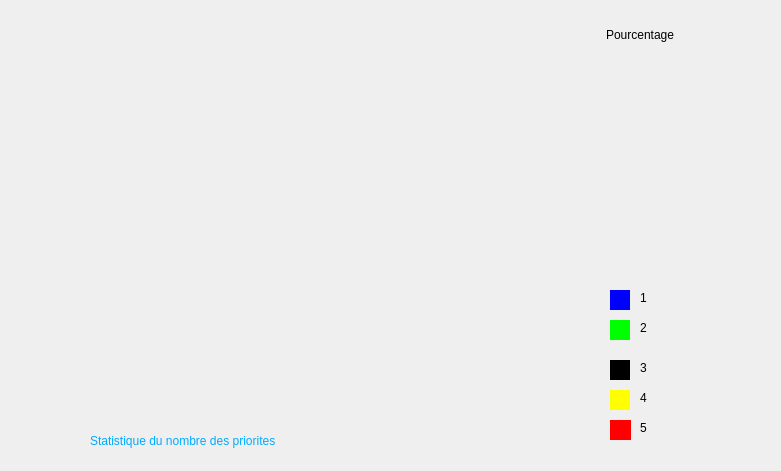
<?xml version="1.0" encoding="UTF-8"?>
<ui version="4.0">
 <class>statistique</class>
 <widget class="QDialog" name="statistique">
  <property name="geometry">
   <rect>
    <x>0</x>
    <y>0</y>
    <width>781</width>
    <height>471</height>
   </rect>
  </property>
  <property name="windowTitle">
   <string>Dialog</string>
  </property>
  <widget class="QLabel" name="label">
   <property name="geometry">
    <rect>
     <x>606</x>
     <y>19</y>
     <width>131</width>
     <height>31</height>
    </rect>
   </property>
   <property name="styleSheet">
    <string notr="true">font: 75 italic 14pt &quot;Arial&quot;;</string>
   </property>
   <property name="text">
    <string>Pourcentage </string>
   </property>
  </widget>
  <widget class="QWidget" name="widget_3" native="true">
   <property name="geometry">
    <rect>
     <x>610</x>
     <y>420</y>
     <width>21</width>
     <height>20</height>
    </rect>
   </property>
   <property name="styleSheet">
    <string notr="true">background-color: rgb(0, 255, 0);
background-color: rgb(255, 0, 0);</string>
   </property>
  </widget>
  <widget class="QLabel" name="label_8">
   <property name="geometry">
    <rect>
     <x>90</x>
     <y>420</y>
     <width>481</width>
     <height>41</height>
    </rect>
   </property>
   <property name="styleSheet">
    <string notr="true">font: 18pt &quot;MS Shell Dlg 2&quot;;
color: rgb(0, 170, 255);</string>
   </property>
   <property name="text">
    <string>Statistique du nombre des priorites</string>
   </property>
  </widget>
  <widget class="QWidget" name="widget" native="true">
   <property name="geometry">
    <rect>
     <x>610</x>
     <y>290</y>
     <width>20</width>
     <height>20</height>
    </rect>
   </property>
   <property name="styleSheet">
    <string notr="true">background-color: rgb(0, 0, 255);</string>
   </property>
  </widget>
  <widget class="QLabel" name="label_4">
   <property name="geometry">
    <rect>
     <x>640</x>
     <y>360</y>
     <width>131</width>
     <height>16</height>
    </rect>
   </property>
   <property name="styleSheet">
    <string notr="true">font: 12pt &quot;MS Shell Dlg 2&quot;;</string>
   </property>
   <property name="text">
    <string>3 </string>
   </property>
  </widget>
  <widget class="QWidget" name="widget_4" native="true">
   <property name="geometry">
    <rect>
     <x>610</x>
     <y>390</y>
     <width>20</width>
     <height>20</height>
    </rect>
   </property>
   <property name="styleSheet">
    <string notr="true">background-color: rgb(0, 255, 0);
background-color: rgb(255, 255, 0);</string>
   </property>
  </widget>
  <widget class="QWidget" name="widget_2" native="true">
   <property name="geometry">
    <rect>
     <x>610</x>
     <y>360</y>
     <width>20</width>
     <height>20</height>
    </rect>
   </property>
   <property name="styleSheet">
    <string notr="true">background-color: rgb(0, 0, 0);</string>
   </property>
  </widget>
  <widget class="QWidget" name="widget_5" native="true">
   <property name="geometry">
    <rect>
     <x>610</x>
     <y>320</y>
     <width>20</width>
     <height>20</height>
    </rect>
   </property>
   <property name="styleSheet">
    <string notr="true">background-color: rgb(0, 255, 0);</string>
   </property>
  </widget>
  <widget class="QLabel" name="label_3">
   <property name="geometry">
    <rect>
     <x>640</x>
     <y>320</y>
     <width>111</width>
     <height>16</height>
    </rect>
   </property>
   <property name="styleSheet">
    <string notr="true">font: 12pt &quot;MS Shell Dlg 2&quot;;</string>
   </property>
   <property name="text">
    <string>2 </string>
   </property>
  </widget>
  <widget class="QLabel" name="label_5">
   <property name="geometry">
    <rect>
     <x>640</x>
     <y>390</y>
     <width>111</width>
     <height>16</height>
    </rect>
   </property>
   <property name="styleSheet">
    <string notr="true">font: 12pt &quot;MS Shell Dlg 2&quot;;</string>
   </property>
   <property name="text">
    <string>4 </string>
   </property>
  </widget>
  <widget class="QLabel" name="label_6">
   <property name="geometry">
    <rect>
     <x>640</x>
     <y>420</y>
     <width>111</width>
     <height>16</height>
    </rect>
   </property>
   <property name="styleSheet">
    <string notr="true">font: 12pt &quot;MS Shell Dlg 2&quot;;</string>
   </property>
   <property name="text">
    <string>5 </string>
   </property>
  </widget>
  <widget class="QLabel" name="label_2">
   <property name="geometry">
    <rect>
     <x>640</x>
     <y>290</y>
     <width>111</width>
     <height>16</height>
    </rect>
   </property>
   <property name="styleSheet">
    <string notr="true">font: 12pt &quot;MS Shell Dlg 2&quot;;</string>
   </property>
   <property name="text">
    <string>1</string>
   </property>
  </widget>
 </widget>
 <resources/>
 <connections/>
</ui>
